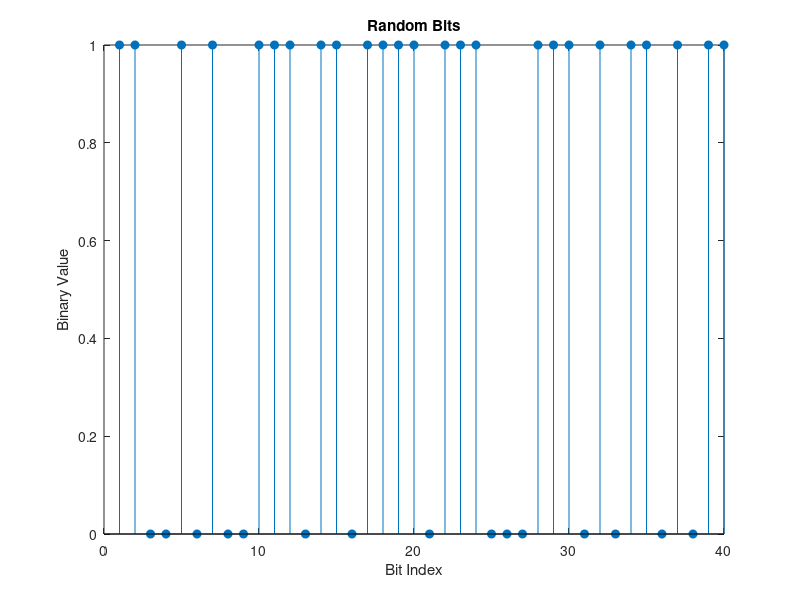
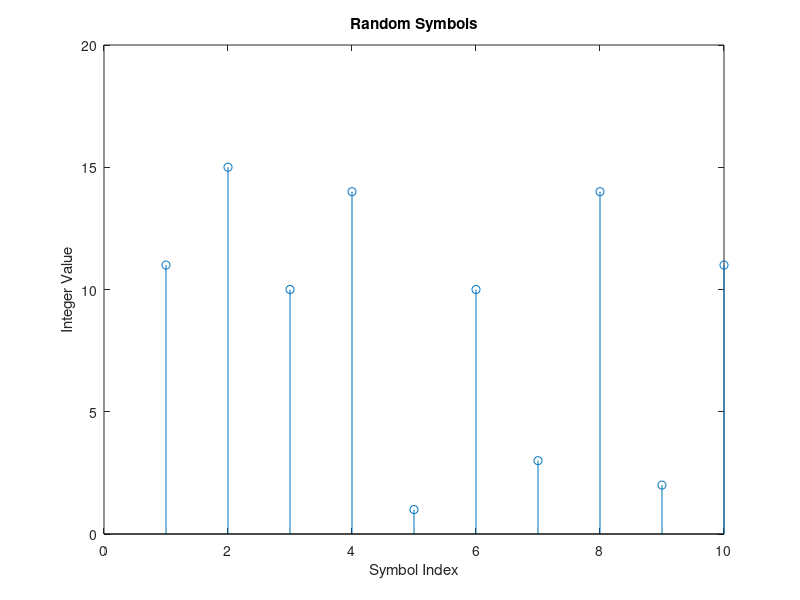
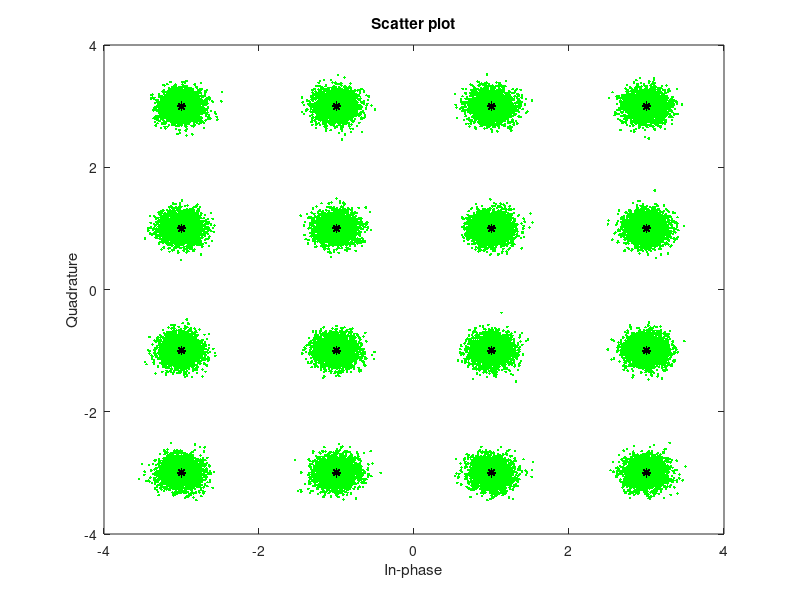

Here is the MATLAB script that generated these plots, in order: (Note: this script raises an error after producing the figures.)
% uplink_massive_MIMO_detection.m
% QAM modulation and demodulation
% Source https://www.mathworks.com/help/comm/gs/examine-16-qam-using-matlab.html
% The original code is changed to support uplink massive MIMO detection


clc
clear all
close all

% Generate Random Binary Data Stream
M = 16; % Modulation order (alphabet size or number of points in signal constellation)
K = 16; % Number of users
N = 128; % Number of antennas at the BTS
k = log2(M); % Number of bits per symbol
n = 3000*k*K; % Number of bits to process

SNR = 10;

rng default;
dataIn = randi([0 1],n,1); % Generate vector of binary data


stem(dataIn(1:40),'filled');
title('Random Bits');
xlabel('Bit Index');
ylabel('Binary Value');

% Convert Binary Signal to Integer-Valued Signal
dataInMatrix = reshape(dataIn,length(dataIn)/k,k);
dataSymbolsIn = bi2de(dataInMatrix);

% Plot the first 10 symbols in a stem plot.
figure; % Create new figure window.
stem(dataSymbolsIn(1:10));
title('Random Symbols');
xlabel('Symbol Index');
ylabel('Integer Value');


% Modulate Using 16-QAM
dataMod = qammod(dataSymbolsIn,M,'bin'); % Binary coding with phase offset of zero
dataModG = qammod(dataSymbolsIn,M); % Gray coding with phase offset of zero

dataModK = reshape(dataMod,K,length(dataMod)/K); % Binary coding with phase offset of zero
dataModGK = reshape(dataModG,K,length(dataMod)/K); % Gray coding with phase offset of zero


% randon i.i.d channel generation H
H = randn(N,K)+0*1i*randn(N,K);
receivedSignalK = H*dataModK;
receivedSignalGK = H*dataModGK;

% Add White Gaussian Noise

snr = SNR+10*log10(k);
receivedSignalK = awgn(receivedSignalK,snr,'measured');
receivedSignalGK = awgn(receivedSignalGK,snr,'measured');

% Massive MIMO detection
% Matched filtering
A = H'*H;  
Diag_A = diag(diag(A));
receivedSignalK_MF = inv(Diag_A)*H'*receivedSignalK;
receivedSignalGK_MF = inv(Diag_A)*H'*receivedSignalGK;
% % Create Constellation Diagram after matched filtering
% sPlotFig = scatterplot(reshape(receivedSignalK_MF,length(dataMod),1),1,0,'g.');
% hold on
% scatterplot(dataMod,1,0,'k*',sPlotFig)

% receivedSignalK_ZF = inv(A)*H'*receivedSignalK;
% receivedSignalGK_ZF = inv(A)*H'*receivedSignalGK;
% % % Create Constellation Diagram after matched filtering
% sPlotFig = scatterplot(reshape(receivedSignalK_ZF,length(dataMod),1),1,0,'g.');
% hold on
% scatterplot(dataMod,1,0,'k*',sPlotFig)

% NSE
% Direct (exact) matrix inversion
Ainv=inv(A);
% Isolate diagonal and off-diagonal parts of A
D=diag(diag(A));
E=A-D;
Dinv=inv(D);
% Computing Neumann series approximation of order 2, 3 and 4
Ainv2=Dinv-Dinv*E*Dinv;
Ainv3=Dinv-Dinv*E*Dinv+Dinv*E*Dinv*E*Dinv;
Ainv4=Dinv-Dinv*E*Dinv+Dinv*E*Dinv*E*Dinv-Dinv*E*Dinv*E*Dinv*E*Dinv;

receivedSignalK_NSE = Ainv*H'*receivedSignalK;
receivedSignalGK_NSE = Ainv*H'*receivedSignalGK;

% % Create Constellation Diagram after matched filtering
sPlotFig = scatterplot(reshape(receivedSignalK_NSE,length(dataMod),1),1,0,'g.');
hold on
scatterplot(dataMod,1,0,'k*',sPlotFig)

% Demodulate 16-QAM
dataSymbolsOut = qamdemod(reshape(receivedSignalK_NSE,length(dataMod),1),M,'bin');
dataSymbolsOutG = qamdemod(reshape(receivedSignalGK_NSE,length(dataMod),1),M);

% Convert Integer-Valued Signal to Binary Signal
dataOutMatrix = de2bi(dataSymbolsOut,k);
dataOut = dataOutMatrix(:); % Return data in column vector
dataOutMatrixG = de2bi(dataSymbolsOutG,k);
dataOutG = dataOutMatrixG(:); % Return data in column vector

% Compute System BER

[numErrors,ber] = biterr(dataIn,dataOut);
fprintf('\nThe binary coding bit error rate is %5.2e, based on %d errors.\n', ber,numErrors)

[numErrorsG,berG] = biterr(dataIn,dataOutG);
fprintf('\nThe Gray coding bit error rate is %5.2e, based on %d errors.\n', berG,numErrorsG)

% Compute System EVM

evm = comm.EVM('MaximumEVMOutputPort',true,...
               'XPercentileEVMOutputPort',true, 'XPercentileValue',90,...
               'SymbolCountOutputPort',true);
[rmsEVM,maxEVM,pctEVM,numSym] = evm(reshape(dataModK,length(dataMod),1),reshape(receivedSignalK_NSE,length(dataMod),1));

fprintf('\nThe RMS error vector magnetude (EVM) is %3.2e percent, and the maximum EVM is %3.2e percent.\n', rmsEVM,maxEVM)






